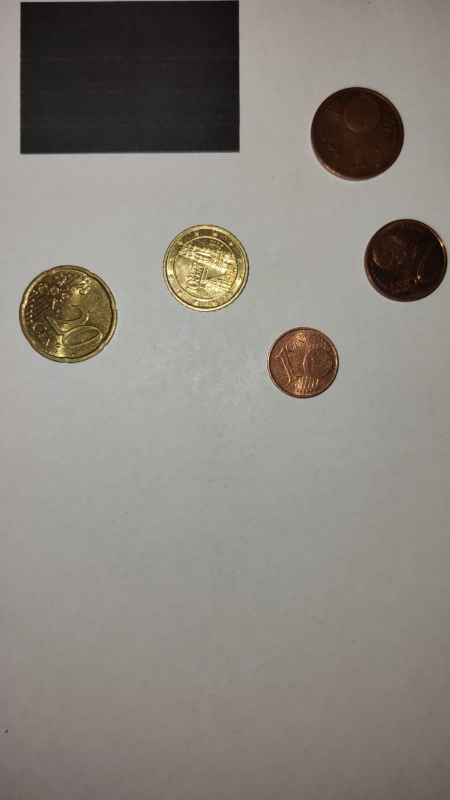
#> input picture test.jpg, 899 x 1599 px (shown at 1/2 size)
$ python newcoin.py
#> lines starting #> are read from the running program, lines starting #| are printed output that depends on the picture; after the words box and inside, x2 and y2 are one past the last pixel; in counts of white or black regions, pixels touching at a corner belong together
#> in new, image is the input picture: shape (1599, 899, 3); mean B, G, R 126, 132.9, 137.5
### coincount_lib.py
"""Library with all the functions for CoinCount!"""

import csv
import pickle
from math import pi, sqrt
from typing import Any

import cv2
import numpy as np


def contour(image: Any, blur: int = 3, threshold: int = 110) -> list:
    """
    Returns the contours of object in a image.

    Parameters:
        image: Image to get contours from.
        blur (int): Value for Gaussian Blur. Must be odd and positive.
        threshold (int): Threshold value for conversion from grey image to binary image.

    Returns:
        (list): List with founded contours, gray image, blurred image and binary image.
            -> [[contours], GrayImage, BlurImage, BinaryImage]
    """
#> called with blur = 3, threshold = 110
    try:
        img_gray = cv2.cvtColor(image, cv2.COLOR_RGB2GRAY)  # to gray
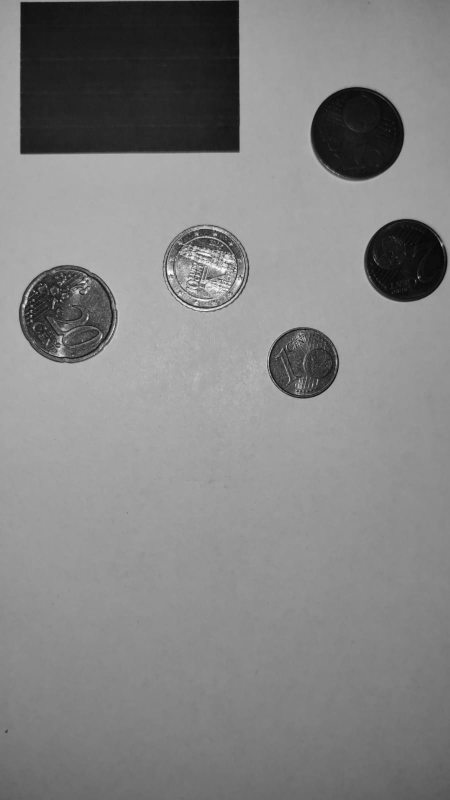
#> img_gray: shape (1599, 899) (shown at 1/2 size); min 1, max 251, mean 131.4
        img_blur = cv2.GaussianBlur(img_gray, (blur, blur), 0)  # blur
        img_bnry = cv2.threshold(img_blur, threshold, 255, cv2.THRESH_BINARY_INV)[1]  # binary
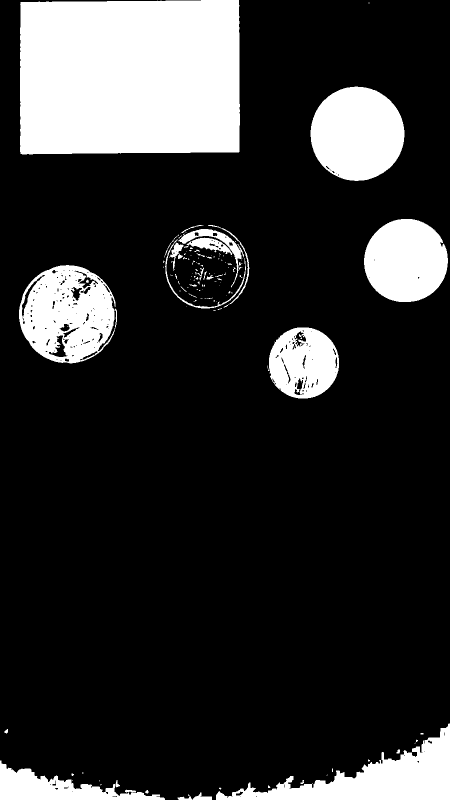
#> img_bnry: shape (1599, 899) (shown at 1/2 size); 18.6% white; 122 white regions (87 under 20 px)
        cnts, _ = cv2.findContours(img_bnry, cv2.RETR_EXTERNAL, cv2.CHAIN_APPROX_SIMPLE)  # get contours
#> cnts = 119 contours, 97 with area under 20; largest, box (x1, y1, x2, y2) and area: (40, 0, 480, 309) 132812, (38, 530, 234, 727) 29265, (621, 173, 809, 362) 27486, (432, 1447, 899, 1599) 24888, (728, 438, 896, 604) 21683
        return [cnts, img_gray, img_blur, img_bnry]
    except:
        raise


def circle(contour: list, image: Any, accuracy: float = 0.15, min_area: float = 0) -> list:
    """
    Return if a contour is a circle or not.

    If TRUE it also returns area, perimeter and mean color.

    Parameters:
        contour (list): Contour to check.
        image: Image in which the contour appears.
        accuracy (float): Accuracy to determine if the contour is a circle or not. Must be between 0 and 1.
        min_area (float): Minimum area of circle.

    Returns:
        (list): List with result, area, perimeter, mean blue, mean green and mean red. ->
            [True/False, Area, Perimeter, MeanBlue, MeanGreen, MeanRed]

    """
    try:
        area = cv2.contourArea(contour)  # area
        perimeter = cv2.arcLength(contour, True)  # perimeter
        radius_area = sqrt(area / pi)  # radius from area
        radius_perimeter = perimeter / (2 * pi)  # radius form perimeter
        if (radius_area * (1 - accuracy)) <= radius_perimeter <= (
                radius_area * (1 + accuracy)) and area >= min_area:  # compare radius area perimeter
            mask = np.zeros(image.shape[:2], dtype="uint8") #create mask
            cv2.drawContours(mask, [contour], -1, 255, -1)  #draw contours
            masked = cv2.bitwise_and(image, image, mask=mask)   #merge mask and image
            color = cv2.mean(masked, mask)  #get mean colour
            return [True, area, perimeter, color[0], color[1], color[2]]
        return [False]
    except:
        raise


def rectangle(contour: list, accuracy: float = 0.01, min_area: float = 0) -> list:
    """
    Return if a contour is a rectangle or not.

    If TRUE it also returns the length of both sides.

    Parameters:
        contour (list):  Contour to check.
        accuracy (float): Accuracy to determine if the contour is a rectangle or not.
        min_area (float): Minimum area of rectangle.

    Returns:
        (list): List with result, length of side a and length of side b. -> [Ture/False, SideA, SideB]
    """
    try:
        length = []
        area = cv2.contourArea(contour)  # area
        approx = cv2.approxPolyDP(contour, accuracy * cv2.arcLength(contour, True), True)  # simplify contour
        if (len(approx) == 4) and area >= min_area:  # if four sides -> return length
            for i in range(0, len(approx) - 1):
                point = approx[i] - approx[i + 1]  # x and y form 0,0
                point = np.ndarray.tolist(point[0])  # point to array
                a_2 = abs(point[0]) ** 2  # calc a^2
                b_2 = abs(point[1]) ** 2  # calc b^2
                length.append(sqrt(a_2 + b_2))  # calc c and append to list

            # 4th line
            point = approx[3] - approx[0]  # x and y form 0,0
            point = np.ndarray.tolist(point[0])  # point to array
            a_2 = abs(point[0]) ** 2  # calc a^2
            b_2 = abs(point[1]) ** 2  # calc b^2
            length.append(sqrt(a_2 + b_2))  # calc c and append to list

            a = (length[0] + length[2]) / 2  # average length of side a
            b = (length[1] + length[3]) / 2  # average length of side b
            return [True, a, b]
        return [False]
    except:
        raise


def len_pixel(reference_mm: list, reference_pxl: list) -> float:
    """
    Returns the length of a pixel in mm, when there is a reference rectangle.

    Parameters:
        reference_mm (list): Length of reference rectangle in mm.
        reference_pxl (list): Length of reference rectangle in pixel.

    Returns:
        (float): Length of a pixel in mm.
    """
    try:
        reference_mm.sort()  # sort list reference_val
        reference_pxl.sort()  # sort list reference_pxl
        pxl_len_0 = reference_mm[0] / reference_pxl[0]  # calc len of pxl on short side
        pxl_len_1 = reference_mm[1] / reference_pxl[1]  # calc len of pxl on long side
        return (pxl_len_0 + pxl_len_1) / 2  # calc and return average len
    except:
        raise


def convert_len(length_of_pixel: float, length_in_pixel: float) -> float:
    """
    Returns a length of pixel in mm.

    Parameters:
        length_of_pixel (float): Length of one pixel in mm.
        length_in_pixel (float): Length of the to converting element in pixel.

    Returns:
        (float): Length of the element in pixel.
    """
    try:
        actual_length = length_of_pixel * length_in_pixel  # calc actual len
        return actual_length
    except:
        raise


# [90 lines left out: functions svm_readcsv, svm_writecsv, svm_writemodel, svm_readmodel, not called in this run]

### newcoin.py
"""Program to add new coins to csv files."""

from typing import Any

import cv2

import coincount_lib as ccl


def new(arg: Any = None) -> None:
    """
    Program to add new coins to csv files.

    Parameters:
        arg (Any): Arguments from argparse.
    """
    try:    #set if not from argparse
        ref_mm = []
        if arg is None:
            ref_mm = [35, 50]   #reference object
            image_path = './test.jpg'   #path of image
            blur = 3    #value of gausian blur
            threshold = 110 #threshold value for binary image
            acc_coin = 0.15 #accuracy coin detection
            acc_rect = 0.01 #accuracy rectangle detection
        else:
            ref_mm.append(arg.refa)
            ref_mm.append(arg.refb)
            image_path = arg.image
            blur = arg.blur
            threshold = arg.threshold
            acc_coin = arg.acc_coin
            acc_rect = arg.acc_rect

        coin = []  # list to save values of coins
        number_coins = 0  # save number of coins
        number_rect = 0  # save number of rectangles

        image = cv2.imread(image_path)  # read image
        cv2.resize(image, (int(image.shape[1] * 0.5), int(image.shape[0] * 0.5)))  # resize image
        cntr = ccl.contour(image, blur=blur, threshold=threshold)  # get contours
#> cntr = 4 items

        cv2.imshow('blur', cv2.resize(cntr[2], (int(image.shape[1] * 0.5), int(image.shape[0] * 0.5))))  # show blur
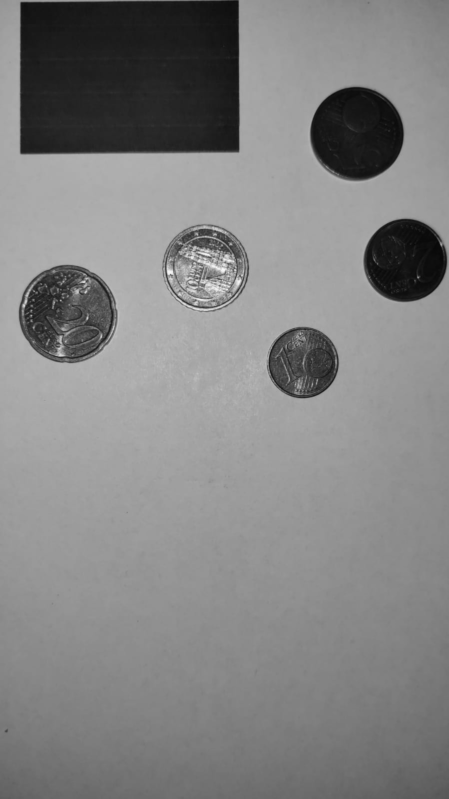
#> window 'blur': shape (799, 449); min 8, max 248, mean 131.4
        cv2.imshow('bnry', cv2.resize(cntr[3], (int(image.shape[1] * 0.5), int(image.shape[0] * 0.5))))  # show binary
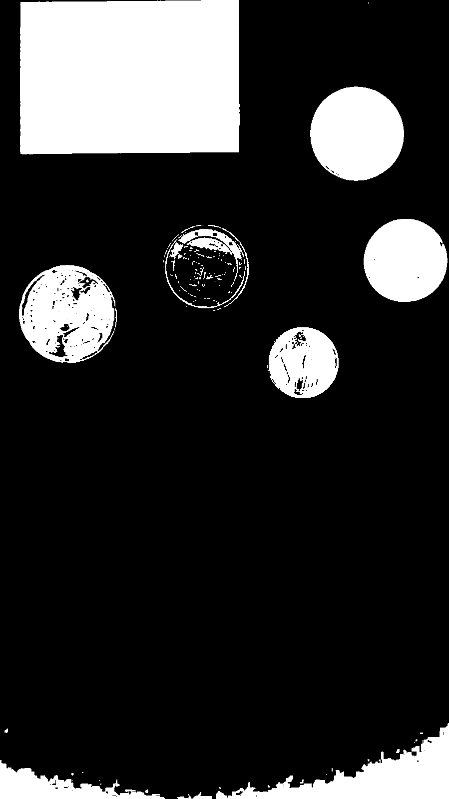
#> window 'bnry': shape (799, 449); min 0, max 255, mean 47.5

        for c in cntr[0]:
            circ = ccl.circle(c, image, accuracy=acc_coin, min_area=700)  # check if contour is a circle
            rect = ccl.rectangle(c, accuracy=acc_rect, min_area=1000)  # check if contour is a rectangle

            if circ[0] is True:
                x, y, _, _ = cv2.boundingRect(c)
                cv2.drawContours(image, [c], -1, (0, 255, 0), 5)  # draw green around circles
                cv2.putText(image, str(number_coins), (x, y), cv2.FONT_ITALIC, 3, (0, 0, 0), 2)  # write number of coin
                coin.append([circ[1], circ[2], circ[3], circ[4], circ[5]])  # append values of circle to list
                number_coins += 1  # rise number of coins +1
            elif rect[0] is True:
                cv2.drawContours(image, [c], -1, (255, 0, 0), 5)  # draw blue around rectangle
                ref_pxl = [rect[1], rect[2]]  # write values of rectangle to list
                number_rect += 1  # rise number of rectangles +1
            else:
                cv2.drawContours(image, [c], -1, (0, 0, 255), 5)  # draw red around unknown
#> this loop made 119 passes
#> (perimeter in circle, radius_area in circle, radius_perimeter in circle, color in circle, circ, x, y) on pass 25: (477.7, 70.52, 76.03, (51.62, 74.78, 113.9, 0), [True, 15622.5, 477.7, 51.62, 74.78, 113.9], 538, 655)
#> (perimeter in circle, radius_area in circle, radius_perimeter in circle, circ) on passes 15, 22: (973.7, 57.15, 155, [False]), (1574.5, 89.01, 250.6, [False])
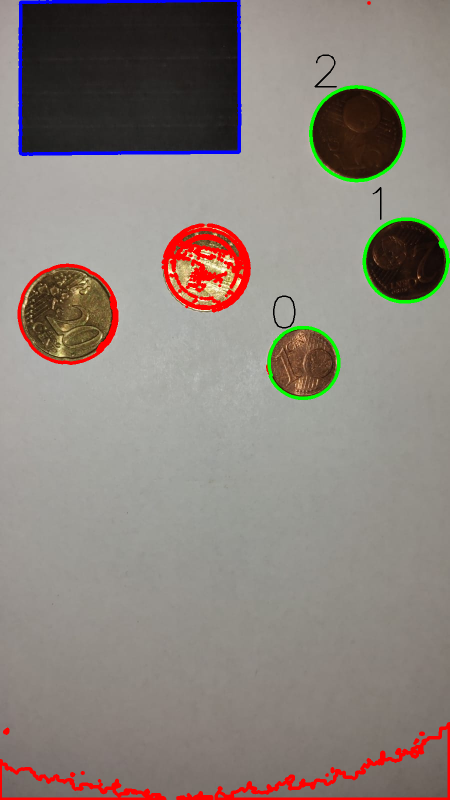
#> image: shape (1599, 899, 3) (shown at 1/2 size); 3.9% of pixels changed, all inside (x1, y1, x2, y2) = (0, 0, 899, 1599)
#> after the loop, coin = [[15622.5, 477.7, 51.62, 74.78, 113.9], [21683, 574, 16.81, 23.43, 39.74], [27485.5, 621.7, 16.11, 26.72, 47.78]]; number_coins = 3; number_rect = 1

        if number_rect != 1:
            raise Exception('Error: There are less or more reference rectangles than 1.')

        cv2.imshow('image', cv2.resize(image, (int(image.shape[1] * 0.5), int(image.shape[0] * 0.5))))  # show detected elements
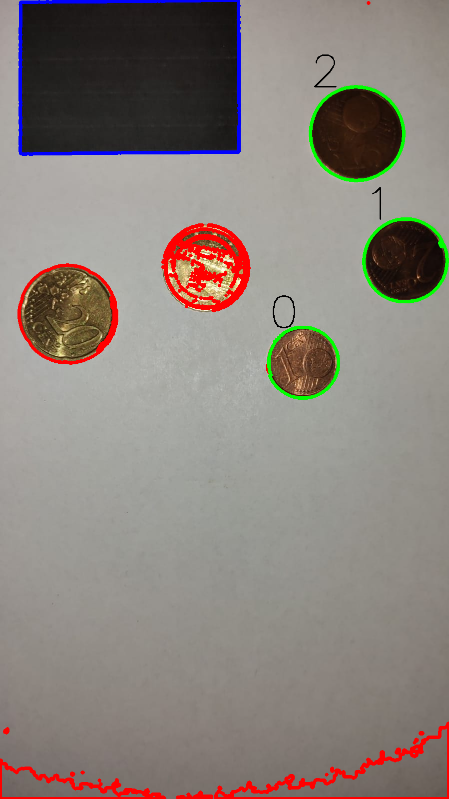
#> window 'image': shape (799, 449, 3); mean B, G, R 124, 130.2, 138.7
        cv2.waitKey(0)

        len_pxl = ccl.len_pixel(ref_mm, ref_pxl)  # get length of pixel

        for c in coin:  # convert area and perimeter to mm
            for i in range(0, 2):
                c[i] = ccl.convert_len(len_pxl, c[i])
#> this loop made 3 passes

        cv2.destroyWindow('blur')
        cv2.destroyWindow('bnry')

        for i, c in enumerate(coin):  # add coins
            input_str = 'What type of coin is coin ' + str(i) + '?: '
            type_of_coin = input(input_str)

            if type_of_coin == '1':
                path = './svm/csvfiles/1cnts.csv'
                ccl.svm_writecsv(path, [c])
            elif type_of_coin == '2':
                path = './svm/csvfiles/2cnts.csv'
                ccl.svm_writecsv(path, [c])
            elif type_of_coin == '5':
                path = './svm/csvfiles/5cnts.csv'
                ccl.svm_writecsv(path, [c])
            else:
                print('Coin was not added.')
#> this loop made 1 pass
#> (c, input_str) on pass 1: ([1796.6, 54.93, 51.62, 74.78, 113.9], 'What type of coin is coin 0?: ')

    except:
        raise


if __name__ == '__main__':
    try:
#> (the run stopped early here; a loop or call above may not have finished)
